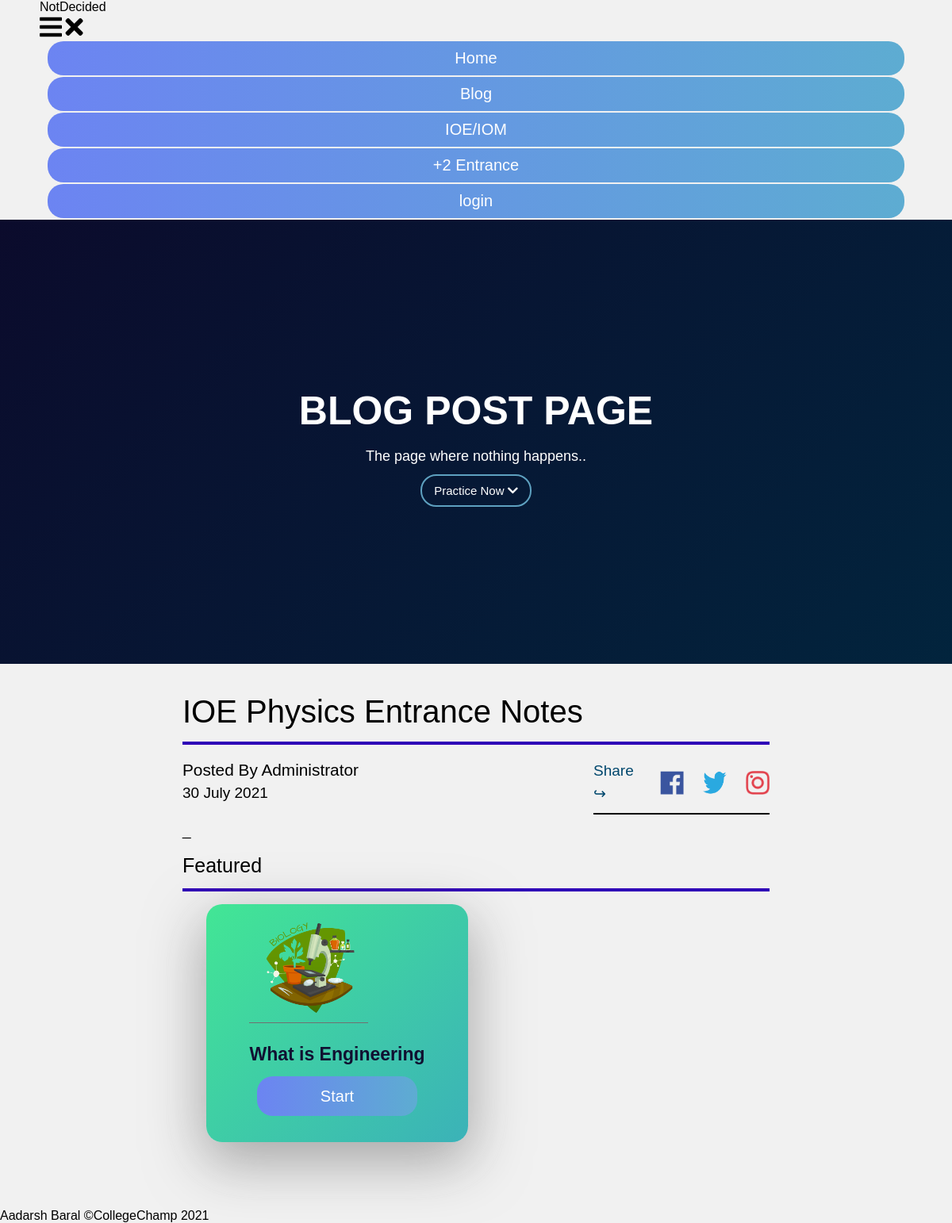
The page /ioe_entrance/ioe-notes/10 on the database its author committed.
### collegechamps/models.py (models this page shows, shortened)
class Post(db.Model):
    id = db.Column(db.Integer, primary_key=True)
    title = db.Column(db.String(100), nullable=False)
    slug = db.Column(db.String(100), nullable = False)
    subtitle = db.Column(db.Text, nullable = False)
    content = db.Column(db.Text, nullable=False)
    img = db.Column(db.Text, nullable=True)
    date_posted = db.Column(db.DateTime, nullable=False, default=datetime.now(timezone.utc))
    to_redirect = db.Column(db.String(20),nullable = True)
    image_file = db.Column(db.String(20), nullable=True)
    mock_title = db.Column(db.String(20), nullable = True)
    mock_content=db.Column(db.String(200), nullable = True)
    price  = db.Column(db.String(),nullable  = True)
    to_redirect = db.Column(db.String(20),nullable = True)
    featured = db.Column(db.String(20), nullable = True)
    subject_title  = db.Column(db.String(20),nullable = True)
    others1 = db.Column(db.String(20), nullable = True)
    others2 = db.Column(db.String(20), nullable = True)
    time_limit1 = db.Column(db.Integer())
    time_limit2 = db.Column(db.Integer())
    url_slug = db.Column(db.String(255))

### collegechamps/blog/routes.py (the view)
@blogs.route('/ioe_entrance/ioe-notes/<int:note_id>')
def note_ids(note_id):
    feats = Post.query.filter_by(featured='featured')
    notes = Post.query.get_or_404(note_id)
    return render_template('notes.html', note=notes, feats=feats)

### collegechamps/templates/notes.html (shortened to what this page needs)
{% extends 'layout.html' %}
{% block navbar %}
{% set day =
    note.date_posted.strftime('%B') %} {% set day_num = note.date_posted.day%}
    {% set year = note.date_posted.year%}
<div class="showcase">
    <div class="main-container">
      <h1 id="animate" class="showcase-maintext">Blog Post Page</h1>
      <p class="showcase-subtext">The page where nothing happens..</p>
      <a href="#" class="btn-secondary"
        >Practice Now <i class="fas fa-chevron-down"></i
      ></a>
    </div>
  </div>
  <div class="container">
    <div class="blog-grid-container">
      <div class="blog-2-1">
        <div>
          <div class="written-blog-container">
         <p class="blog-title">{{note.title}}</p>
            <div class="line col-1"></div>
            <div class="social-grid-container">
              <div class="author-date">
                <p class="author">Posted By Administrator</p>
                <p class="date-posted">{{day_num}} {{day}} {{year}}</p>
              </div>
              <div class="social-icons">
                <p class="share">Share &#8618;</p>
                <img
                  class="social-icon"
                  src="{{ url_for('static', filename='/img/facebook.png') }}"
                  alt=""
                />
                <img
                  class="social-icon"
                  src="{{ url_for('static', filename='/img/twitter.png') }}"
                  alt=""
                />
                <img
                  class="social-icon"
                  src="{{ url_for('static', filename='/img/instagram.png') }}"
                  alt=""
                />
              </div>
            </div>
            <p class="blog-content">
             {{note.content | safe}}
            </p>
          </div>
        </div>
        <div class="card-blog-container">
          <p class="featured_post">Featured</p>
          <div class="line"></div>
          <div class="card-grid-container">
            {% for featured in feats %}
            <div class="card card1 less-margin">
              <div class="img_link_grid">
                <img class="card_image" src="./img/biology-min.png" alt="" />
                <div>
                  <h1 class="chapter-name">{{featured.title}}</h1>
                  <a href="{{url_for('blogs.featured_ids',feat_id =featured.id)}}" class="btn-primary">Start </a>
                </div>
              </div>
            </div>
            {% endfor %}
          </div>
        </div>
      </div>
    </div>
  </div>
{% endblock navbar %}

### collegechamps/static/css/style.css (style rules this page uses)
.container { margin: auto; max-width: 1100px; }
.main-container { margin: auto; max-width: 1100px; }
.btn-secondary { padding: 10px 15px 10px 15px; border-radius: 20px; border: 2px solid #5ea1c0; color: white; cursor: pointer; font-size: 15px; transition: all 0.2s ease-in-out; }
.btn-primary { background-image: linear-gradient(to right, #6c84f2 0%, #5dadd1 51%, #516088 100%); font-family: "Prompt", sans-serif; font-size: 20px; cursor: pointer; padding: 10px 15px; margin: 2px 10px; text-align: center; transition: 0.5s; background-size: 200% auto; color: white; border-radius: 20px; display: block; }
* { padding: 0px; margin: 0px; box-sizing: border-box; }
a { text-decoration: none; color: black; }
body { font-family: "Poppins", sans-serif; }
.showcase { background: #0f121b; height: 70vh; display: flex; align-items: center; justify-content: center; text-align: center; font-family: 'Poppins' , sans-serif; line-height: 1.4; background-image: linear-gradient(315deg, #02243d 0%, #0b0b2c 100%); }
.showcase .showcase-maintext { font-family: "Poppins ", sans-serif; color: white; font-size: 50px; text-transform: uppercase; padding-bottom: 10px; }
.showcase .showcase-subtext { font-size: 18px; margin-bottom: 20px; color: white; }
.showcase #animate { margin: 0px; white-space: nowrap; overflow: hidden; animation: typing 4s steps(22, end) forwards, blink 0.6s infinite; }
.card-grid-container { margin: auto; max-width: 700px; display: grid; grid-template-columns: 1fr 1fr; }
.card { margin: 0px 10px 20px 10px; padding: 30px 60px; background: linear-gradient(135deg, #42e695 0%, #3bb2b8 100%); display: flex; flex-direction: column; border-radius: 20px; font-family: 'Poppins' , sans-serif; color: #101031; box-shadow: rgba(133, 133, 133, 0.686) 0px 22px 70px 4px; }
.card .img_link_grid { display: grid; grid-template-rows: 1fr 1fr; align-items: center; justify-content: center; padding: 0 20px 0 20px; }
.card .img_link_grid .card_image { border-bottom: 1px solid #707070; width: 150px; height: 140px; }
.card .chapter-name { padding-bottom: 8px; font-size: 23px; }
.less-margin { padding: 10px; margin-right: 10px; }
.blog-grid-container { margin: auto; max-width: 800px; align-items: flex-start; justify-content: center; font-family: "Poppins", sans-serif; line-height: 1.5; font-size: 19px; position: relative; }
.blog-grid-container .blog-title { font-size: 2.5rem; margin: 0.5rem 0 0.5rem 0; }
.blog-grid-container .line { height: 4px; width: 100%; margin-bottom: 1rem; background: #2e00b7; }
.blog-grid-container .author { font-size: 1.3rem; }
.blog-grid-container .date-posted { margin-bottom: 1rem; }
.blog-grid-container .written-blog-container .social-grid-container { display: grid; grid-template-columns: 70% 30%; align-items: center; }
.blog-grid-container .written-blog-container .social-icons { display: grid; grid-template-columns: 2fr 1fr 1fr 1fr; justify-content: center; grid-gap: 1.5rem; justify-content: center; align-items: center; padding-bottom: 10px; border-bottom: 2px solid black; }
.blog-grid-container .written-blog-container .social-icons .share { color: #00476d; }
.blog-grid-container .written-blog-container .social-icons .social-icon { width: 30px; height: 30px; }
.blog-grid-container .blog-content { color: black; text-align: left; line-height: 1.7; hyphens: auto; }
.featured_post { font-size: 25px; margin-bottom: 10px; margin-top: 10px; }
.blog-2-1 { margin: 30px 30px 0px 30px; }
.container { max-width: 1100px; margin: auto; }

### collegechamps/static/css/card.css (style rules this page uses)
* { box-sizing: border-box; }
body { background: #f1f1f1; font-family: "Rubik", sans-serif; }

### rows shown on the page
Post: title "IOE Physics Entrance Notes", content "_"
Post: title "What is Engineering"

### other values the page prints
{{ day_num }} "30"
{{ day }} "July"
{{ year }} "2021"
